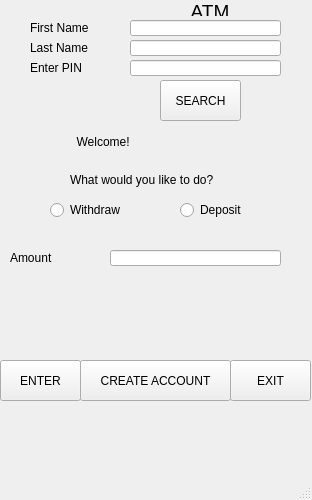
<?xml version="1.0" encoding="UTF-8"?>
<ui version="4.0">
 <class>ATM</class>
 <widget class="QMainWindow" name="ATM">
  <property name="geometry">
   <rect>
    <x>0</x>
    <y>0</y>
    <width>312</width>
    <height>500</height>
   </rect>
  </property>
  <property name="windowTitle">
   <string>ATM</string>
  </property>
  <widget class="QWidget" name="centralwidget">
   <widget class="QPushButton" name="pushButton">
    <property name="geometry">
     <rect>
      <x>160</x>
      <y>80</y>
      <width>81</width>
      <height>41</height>
     </rect>
    </property>
    <property name="text">
     <string>SEARCH</string>
    </property>
   </widget>
   <widget class="QLabel" name="label">
    <property name="geometry">
     <rect>
      <x>30</x>
      <y>20</y>
      <width>71</width>
      <height>16</height>
     </rect>
    </property>
    <property name="text">
     <string>First Name</string>
    </property>
   </widget>
   <widget class="QLabel" name="label_2">
    <property name="geometry">
     <rect>
      <x>30</x>
      <y>40</y>
      <width>71</width>
      <height>16</height>
     </rect>
    </property>
    <property name="text">
     <string>Last Name</string>
    </property>
   </widget>
   <widget class="QLabel" name="label_3">
    <property name="geometry">
     <rect>
      <x>30</x>
      <y>60</y>
      <width>71</width>
      <height>16</height>
     </rect>
    </property>
    <property name="text">
     <string>Enter PIN</string>
    </property>
   </widget>
   <widget class="QLineEdit" name="lineEdit">
    <property name="geometry">
     <rect>
      <x>130</x>
      <y>20</y>
      <width>151</width>
      <height>16</height>
     </rect>
    </property>
   </widget>
   <widget class="QLineEdit" name="lineEdit_2">
    <property name="geometry">
     <rect>
      <x>130</x>
      <y>40</y>
      <width>151</width>
      <height>16</height>
     </rect>
    </property>
   </widget>
   <widget class="QLineEdit" name="lineEdit_3">
    <property name="geometry">
     <rect>
      <x>130</x>
      <y>60</y>
      <width>151</width>
      <height>16</height>
     </rect>
    </property>
   </widget>
   <widget class="QLabel" name="label_4">
    <property name="geometry">
     <rect>
      <x>180</x>
      <y>0</y>
      <width>60</width>
      <height>16</height>
     </rect>
    </property>
    <property name="font">
     <font>
      <pointsize>14</pointsize>
     </font>
    </property>
    <property name="text">
     <string>ATM</string>
    </property>
    <property name="alignment">
     <set>Qt::AlignHCenter|Qt::AlignTop</set>
    </property>
   </widget>
   <widget class="QLabel" name="label_5">
    <property name="geometry">
     <rect>
      <x>30</x>
      <y>130</y>
      <width>291</width>
      <height>24</height>
     </rect>
    </property>
    <property name="text">
     <string>              Welcome!</string>
    </property>
   </widget>
   <widget class="QLabel" name="label_6">
    <property name="geometry">
     <rect>
      <x>70</x>
      <y>170</y>
      <width>171</width>
      <height>20</height>
     </rect>
    </property>
    <property name="text">
     <string>What would you like to do?</string>
    </property>
   </widget>
   <widget class="QRadioButton" name="radioButton">
    <property name="geometry">
     <rect>
      <x>50</x>
      <y>200</y>
      <width>100</width>
      <height>20</height>
     </rect>
    </property>
    <property name="text">
     <string>Withdraw</string>
    </property>
   </widget>
   <widget class="QRadioButton" name="radioButton_2">
    <property name="geometry">
     <rect>
      <x>180</x>
      <y>200</y>
      <width>100</width>
      <height>20</height>
     </rect>
    </property>
    <property name="text">
     <string>Deposit</string>
    </property>
   </widget>
   <widget class="QLabel" name="label_7">
    <property name="geometry">
     <rect>
      <x>10</x>
      <y>250</y>
      <width>60</width>
      <height>16</height>
     </rect>
    </property>
    <property name="text">
     <string>Amount</string>
    </property>
   </widget>
   <widget class="QLineEdit" name="lineEdit_4">
    <property name="geometry">
     <rect>
      <x>110</x>
      <y>250</y>
      <width>171</width>
      <height>16</height>
     </rect>
    </property>
   </widget>
   <widget class="QPushButton" name="pushButton_create">
    <property name="geometry">
     <rect>
      <x>80</x>
      <y>360</y>
      <width>151</width>
      <height>41</height>
     </rect>
    </property>
    <property name="text">
     <string>CREATE ACCOUNT</string>
    </property>
   </widget>
   <widget class="QLabel" name="label_8">
    <property name="geometry">
     <rect>
      <x>20</x>
      <y>445</y>
      <width>280</width>
      <height>30</height>
     </rect>
    </property>
    <property name="text">
     <string/>
    </property>
   </widget>
   <widget class="QPushButton" name="pushButton_2">
    <property name="geometry">
     <rect>
      <x>0</x>
      <y>360</y>
      <width>81</width>
      <height>41</height>
     </rect>
    </property>
    <property name="text">
     <string>ENTER</string>
    </property>
   </widget>
   <widget class="QPushButton" name="pushButton_3">
    <property name="geometry">
     <rect>
      <x>230</x>
      <y>360</y>
      <width>81</width>
      <height>41</height>
     </rect>
    </property>
    <property name="text">
     <string>EXIT</string>
    </property>
   </widget>
  </widget>
  <widget class="QStatusBar" name="statusbar"/>
 </widget>
 <resources/>
 <connections/>
</ui>
